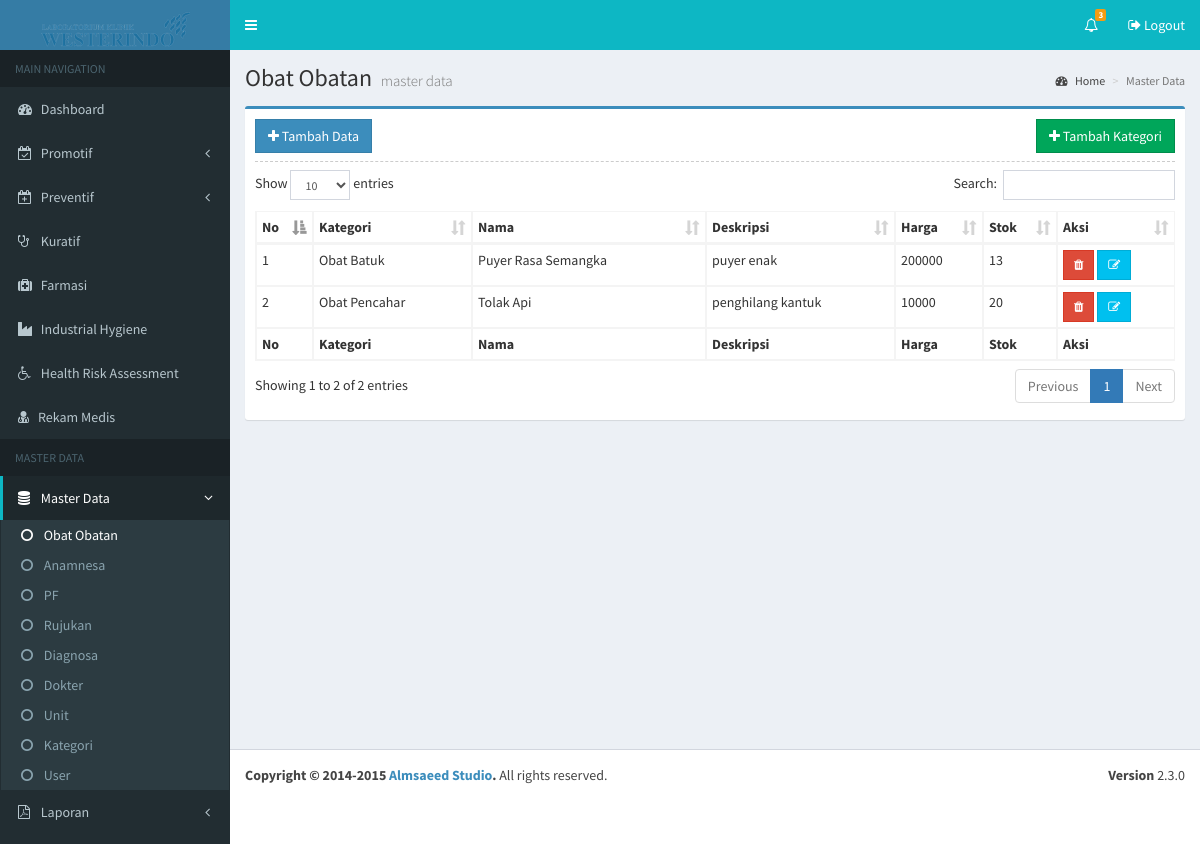
Page /index.php/master/obat on the committed database.
### tables this page shows
CREATE TABLE IF NOT EXISTS `m_obat_kategori` (
`id` int(11) NOT NULL,
  `nama` varchar(50) NOT NULL
);

CREATE TABLE IF NOT EXISTS `m_obat` (
`id_obat` int(11) NOT NULL,
  `id_kategori` varchar(50) NOT NULL,
  `nama_obat` varchar(50) NOT NULL,
  `deskripsi` text NOT NULL,
  `harga` varchar(50) NOT NULL,
  `stok` int(20) NOT NULL
);

### application/libraries/Template.php (called while the page is built)
<?php if ( ! defined('BASEPATH')) exit('No direct script access allowed');
class Template {
		var $template_data = array();
		function set($name, $value)
		{
			$this->template_data[$name] = $value;
		}
		function load($template = '', $view = '' , $view_data = array(), $return = FALSE)
		{
			$this->CI =& get_instance();
			$this->set('contents', $this->CI->load->view($view, $view_data, TRUE));
			return $this->CI->load->view($template, $this->template_data, $return);
		}
}

### application/controllers/Master.php (called while the page is built, shortened)
<?php
class master extends MY_Controller {
	public function obat()
	{
		$this->data['page_name'] = "obat";
		$this->data['obat'] = $this->mmaster->getObat();
		$this->data['kategori'] = $this->mmaster->getObatKategori();
		$this->template->load('template_home','master/obat',$this->data);
	}
}

### index.php (called while the page is built, shortened)
<?php
require_once BASEPATH.'core/CodeIgniter.php';

### application/models/Mmaster.php (called while the page is built, shortened)
<?php
class mmaster extends CI_Model {
    function getObat() {
        $this->db->select('*');
        $this->db->from('m_obat_kategori');
        $this->db->join('m_obat', 'm_obat.id_kategori = m_obat_kategori.id');
        $query = $this->db->get();
        return $query;
    }
    function getNotifPromotif(){
        $this->db->where('tgl_kegiatan > DATE_SUB(NOW(), INTERVAL 1 WEEK)');
        return $this->db->get('promotif')->result();
    }
    function getNotifPreventif(){
        $this->db->where('tgl_kegiatan > DATE_SUB(NOW(), INTERVAL 1 WEEK)');
        return $this->db->get('preventif')->result();
    }
}

### application/views/master/obat.php (the view, shortened to what this page needs)
	<div class="content-wrapper">
  <section class="content-header">
    <h1>
      Obat Obatan
      <small>master data</small>
    </h1>
    <ol class="breadcrumb">
      <li><a href="#"><i class="fa fa-dashboard"></i> Home</a></li>
      <li class="active">Master Data</li>
    </ol>
  </section>
  <section class="content">
    <div class="box box-primary">
      <div class="box-body">
        <a data-toggle="modal" href='#tambah' class="btn btn-primary btn-flat"><i class="fa fa-plus"></i> Tambah Data</a>
        <a href="<?=base_url('master/obat_kategori')?>" class="btn btn-success btn-flat pull-right"><i class="fa fa-plus"></i> Tambah Kategori</a>
        <hr class="garis"></hr>
        <table class="table table-bordered table-condensed" id="example1">
          <thead>
            <tr>
              <th>No</th>
              <th>Kategori</th>
              <th>Nama</th>
              <th>Deskripsi</th>
              <th>Harga</th>
              <th>Stok</th>
              <th>Aksi</th>
            </tr>
          </thead>
          <tbody>
            <?php $i=1; foreach ($obat->result() as $dt): ?>
            <tr>
              <td><?=$i?></td>
              <td><?=$dt->nama?></td>
              <td><?=$dt->nama_obat?></td>
              <td><?=$dt->deskripsi?></td>
              <td><?=$dt->harga?></td>
              <td><?=$dt->stok?></td>
              <td>
                <a href="<?=base_url('master/obat_delete/').$dt->id_obat;?>" class="btn btn-danger btn-sm btn-flat" title="Hapus" onclick="return confirm('Delete <?=$dt->nama_obat;?> ?')"><i class="fa fa-trash"></i></a>
                <a data-toggle="modal" href='#edit-<?=$dt->id_obat?>' class="btn btn-info btn-sm btn-flat" title="Edit"><i class="fa fa-edit"></i></a>
              </td>
            </tr>
            <?php $i++; endforeach ?>
          </tbody>
          <tfoot>
            <tr>
              <th>No</th>
              <th>Kategori</th>
              <th>Nama</th>
              <th>Deskripsi</th>
              <th>Harga</th>
              <th>Stok</th>
              <th>Aksi</th>
            </tr>
          </tfoot>
        </table>
      </div>
    </div>
  </section>
</div>

### rows in the picture
m_obat_kategori: nama "Obat Batuk", m_obat.nama_obat "Puyer Rasa Semangka", m_obat.deskripsi "puyer enak", m_obat.harga "200000", m_obat.stok "13"
m_obat_kategori: nama "Obat Pencahar", m_obat.nama_obat "Tolak Api", m_obat.deskripsi "penghilang kantuk", m_obat.harga "10000", m_obat.stok "20"

### other values in the picture
$totnotif "3"
